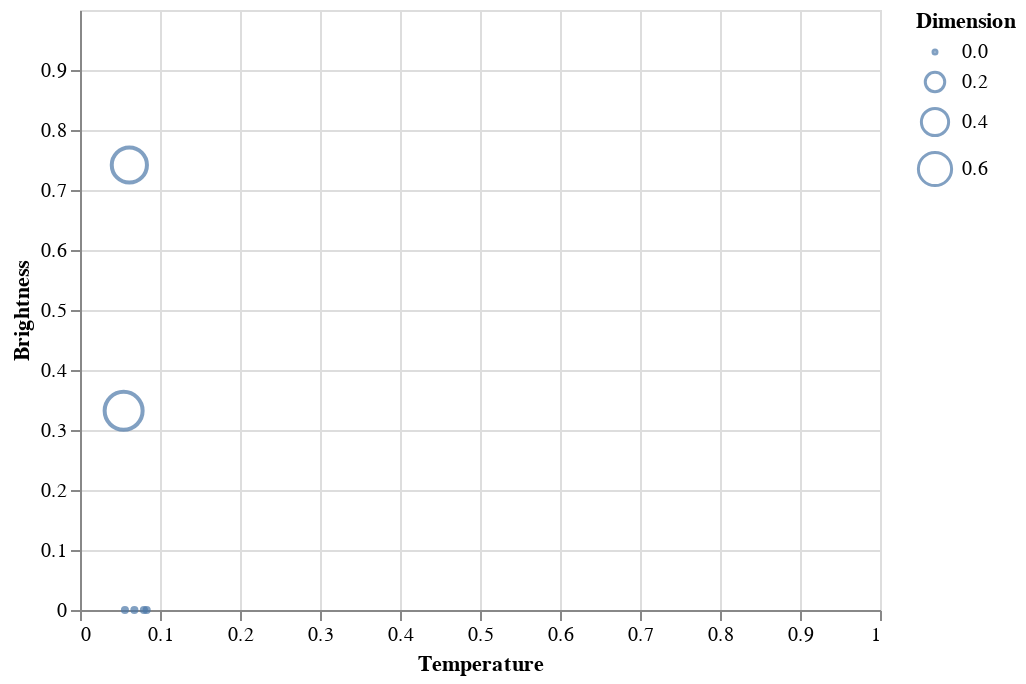

The code cell stored with this chart in its notebook:
### Code cell
data = dataset[dataset['Spectral_Class'] == 'K']
data

alt.Chart(data).mark_point().encode( 
    
    x = alt.X('Temperature',
         scale = alt.Scale(domain = (min(dataset.Temperature), max(dataset.Temperature))),
         axis = alt.Axis(format='K', title='Temperature')
         ),
    
    y = alt.Y('L',
         scale = alt.Scale(domain = (min(dataset.L), max(dataset.L))),
         axis = alt.Axis(format='K', title='Brightness')
         ),
    
    size = alt.Size('R', legend = alt.Legend(title = 'Dimension'))
)

### Figure 1 — Vega-Lite specification as saved in the notebook (floating-point values rounded to 4 significant figures)
{"config": {"view": {"continuousWidth": 400, "continuousHeight": 300}}, "data": {"name": "data-77c5ceabd0ac06060129c2f9a2d43e43"}, "mark": "point", "encoding": {"size": {"type": "quantitative", "field": "R", "legend": {"title": "Dimension"}}, "x": {"type": "quantitative", "axis": {"format": "K", "title": "Temperature"}, "field": "Temperature", "scale": {"domain": [0.0, 1.0]}}, "y": {"type": "quantitative", "axis": {"format": "K", "title": "Brightness"}, "field": "L", "scale": {"domain": [0.0, 1.0]}}}, "$schema": "https://vega.github.io/schema/vega-lite/v4.8.1.json", "datasets": {"data-77c5ceabd0ac06060129c2f9a2d43e43": [{"Temperature": 0.06797, "L": 1.8e-07, "R": 0.0004396, "A_M": 0.9185, "Color": "Yellowish", "Spectral_Class": "K", "Type": 3}, {"Temperature": 0.05617, "L": 9.997e-08, "R": 0.0004037, "A_M": 0.9047, "Color": "Yellowish", "Spectral_Class": "K", "Type": 3}, {"Temperature": 0.0799, "L": 4.202e-07, "R": 0.0005756, "A_M": 0.8325, "Color": "Yellowish", "Spectral_Class": "K", "Type": 3}, {"Temperature": 0.08337, "L": 7.416e-07, "R": 0.0004453, "A_M": 0.8275, "Color": "Orange", "Spectral_Class": "K", "Type": 3}, {"Temperature": 0.05454, "L": 0.332, "R": 0.7873, "A_M": 0.02642, "Color": "Red", "Spectral_Class": "K", "Type": 5}, {"Temperature": 0.06169, "L": 0.7417, "R": 0.6749, "A_M": 0.1356, "Color": "Orange", "Spectral_Class": "K", "Type": 5}]}}
